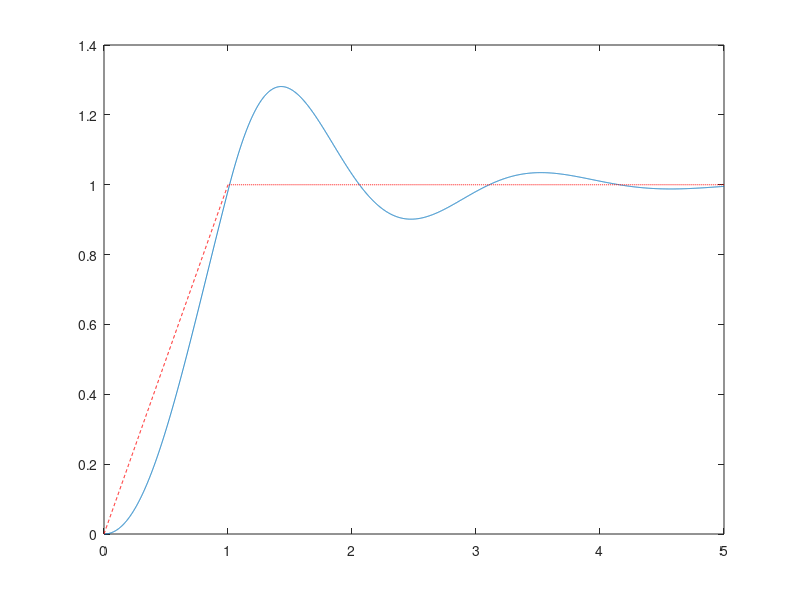

This figure's MATLAB source:
m = 10 ;
b = 20 ;
k =100 ;
num = [b k ] ;
den = [m b k ] ;
sys = tf(num , den ) ;
t = 0: 0.001 : 5 ;
for k =1 :length(t) 
    if t(k) <= 1 
        r(k) = t(k) ;
    else
        r(k) = 1; 
    end
end

y = lsim(sys,r,t);
plot(t, y,t , r , 'r--')